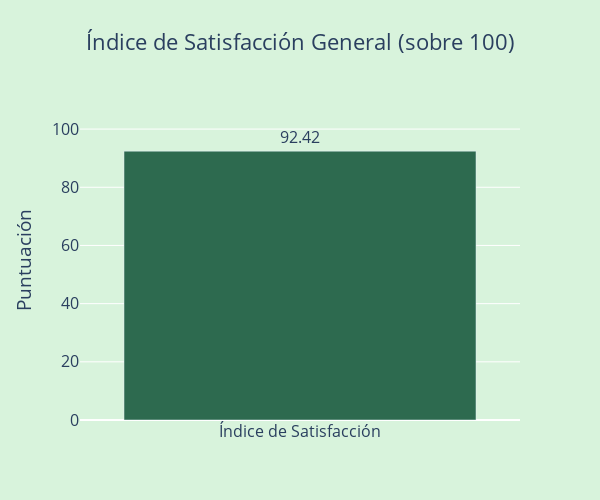

The cell this chart's notebook holds for it:
### Code cell
import plotly.graph_objects as go

# Cálculo del índice de satisfacción
indice_satisfaccion = round(df['review_scores_rating'].mean(), 2)

# Crear gráfico
fig = go.Figure(go.Bar(
    x=["Índice de Satisfacción"],
    y=[indice_satisfaccion],
    marker_color='#2D6A4F',
    text=[indice_satisfaccion],
    textposition='outside'
))

# Personalizar diseño
fig.update_layout(
    title="Índice de Satisfacción General (sobre 100)",
    title_x=0.5,
    plot_bgcolor='#D8F3DC',
    paper_bgcolor='#D8F3DC',
    yaxis=dict(
        title='Puntuación',
        range=[0, 110]  # Aumentamos para que no se corte
    ),
    xaxis=dict(title=''),
    font=dict(size=16),
    height=500,  # Más alto
    width=600
)

fig.show()

### Figure 1 — Plotly figure (JSON) as saved in the notebook; plotly's stock layout.template omitted (floating-point values rounded to 4 significant figures)
{"data": [{"marker": {"color": "#2D6A4F"}, "text": ["92.42"], "textposition": "outside", "type": "bar", "x": ["Índice de Satisfacción"], "y": [92.42]}], "layout": {"font": {"size": 16}, "height": 500, "paper_bgcolor": "#D8F3DC", "plot_bgcolor": "#D8F3DC", "title": {"text": "Índice de Satisfacción General (sobre 100)", "x": 0.5}, "width": 600, "xaxis": {"title": {"text": ""}}, "yaxis": {"range": [0, 110], "title": {"text": "Puntuación"}}}}
